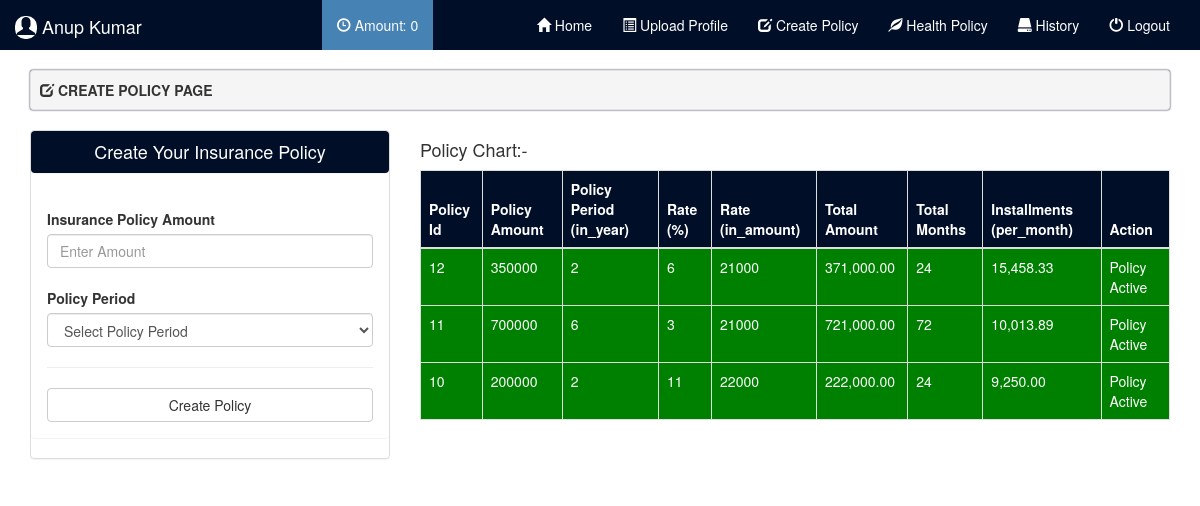
The page /create_policy.php (signed in) on the database its author committed.
### tables this page shows
CREATE TABLE IF NOT EXISTS `tbl_policy` (
  `pid` int(11) NOT NULL AUTO_INCREMENT,
  `pdate` varchar(12) NOT NULL,
  `uid` int(10) NOT NULL,
  `uname` varchar(50) NOT NULL,
  `amount` varchar(10) NOT NULL,
  `period` varchar(20) NOT NULL,
  `rate` varchar(10) NOT NULL,
  `rate_amt` varchar(10) NOT NULL,
  `tot_amt` varchar(10) NOT NULL,
  `months` varchar(20) NOT NULL,
  `installments` varchar(20) NOT NULL,
  `status` varchar(20) NOT NULL,
  PRIMARY KEY (`pid`)
);

### create_policy.php (the view, shortened to what this page needs)
<?php
include('connect.php');
$id = $_GET['id'];
mysqli_query($con,"DELETE FROM `tbl_policy` WHERE `pid` = '".$id."' ");
?>
<!DOCTYPE html>
<html>
<head>
	<?php include('bootcdn.php') ?>
</head>
<body>
	<?php include('header.php'); ?>
	<div class="container">
		<div class="well well-sm">
			<span class="glyphicon glyphicon-edit"></span>
			<b>CREATE POLICY PAGE</b>
		</div>
		<div class="row">
			<div class="col-sm-4">
				<div class="panel panel-default">
					<div class="panel panel-header">
						<h4>Create Your Insurance Policy</h4>
					</div>
					<div class="panel panel-body">
						<form method="post">
							<label>Insurance Policy Amount</label>
							<input type="number" name="amount" class="form-control" placeholder="Enter Amount" autofocus="">
							<br>
							<label>Policy Period</label>
							<select type="text" name="period" class="form-control" required="">
								<option value="">Select Policy Period</option>
							</select>
							<hr>
							<button type="submit" name="create_policy" class="btn btn-default btn-block">Create Policy</button>
						</form>
					</div>
				</div>
			</div>
			<div class="col-sm-8">
				<h4>Policy Chart:-</h4>
				<div class="table-responsive">
					<table class="table table-bordered">
						<thead>
							<tr>
								<th>Policy Id</th>
								<th>Policy Amount</th>
								<th>Policy Period (in_year)</th>
								<th>Rate (%)</th>
								<th>Rate (in_amount)</th>
								<th>Total Amount</th>
								<th>Total Months</th>
								<th>Installments (per_month)</th>
								<th colspan="2">Action</th>
							</tr>
						</thead>
						<tbody>
							<?php
							$a = mysqli_query($con,"SELECT * FROM `tbl_policy` WHERE `uid` = '".$_SESSION['uid']."' ORDER BY pid desc ");
							while($b = mysqli_fetch_assoc($a)){
							?>
							<tr style="<?php if($b['status']=='Active'){echo 'background-color:green;color:white;';}else{echo '';} ?>">
								<td><?php echo $b['pid'] ?></td>
								<td><?php echo $b['amount'] ?></td>
								<td><?php echo $b['period'] ?></td>
								<td><?php echo $b['rate'] ?></td>
								<td><?php echo $b['rate_amt'] ?></td>
								<td><?php echo number_format($b['tot_amt'],2) ?></td>
								<td><?php echo $b['months'] ?></td>
								<td><?php echo number_format($b['installments'],2) ?></td>
								<td <?php if($b['status']=='Active'){echo 'colspan="2"';}else{echo '';} ?>>
                                    <a style="color:white;" href="mychart?id=<?php echo $b['pid'] ?>">
									<?php if($b['status']=='Active'){echo 'Policy Active';}else{echo '';} ?>
								    </a>
								</td>
							</tr>
						<?php } ?>
						</tbody>
					</table>
				</div>
			</div>
		</div>
	</div>
</body>
</html>

### create_policy.php (style rules this page uses)
.well-sm { box-shadow:0 0 2px #010E28; }
.panel-header { background-color:#010E28; color:white; text-align:center; }
.table-bordered thead tr th { background-color:#010E28;color:white; }

### rows shown on the page
tbl_policy: pid "12", amount "350000", period "2", rate "6", rate_amt "21000", tot_amt "371,000.00", months "24", installments "15,458.33", status "Policy Active"
tbl_policy: pid "11", amount "700000", period "6", rate "3", rate_amt "21000", tot_amt "721,000.00", months "72", installments "10,013.89", status "Policy Active"
tbl_policy: pid "10", amount "200000", period "2", rate "11", rate_amt "22000", tot_amt "222,000.00", months "24", installments "9,250.00", status "Policy Active"

### other values the page prints
$_SESSION['uname'] "Anup Kumar"
$total "0"
